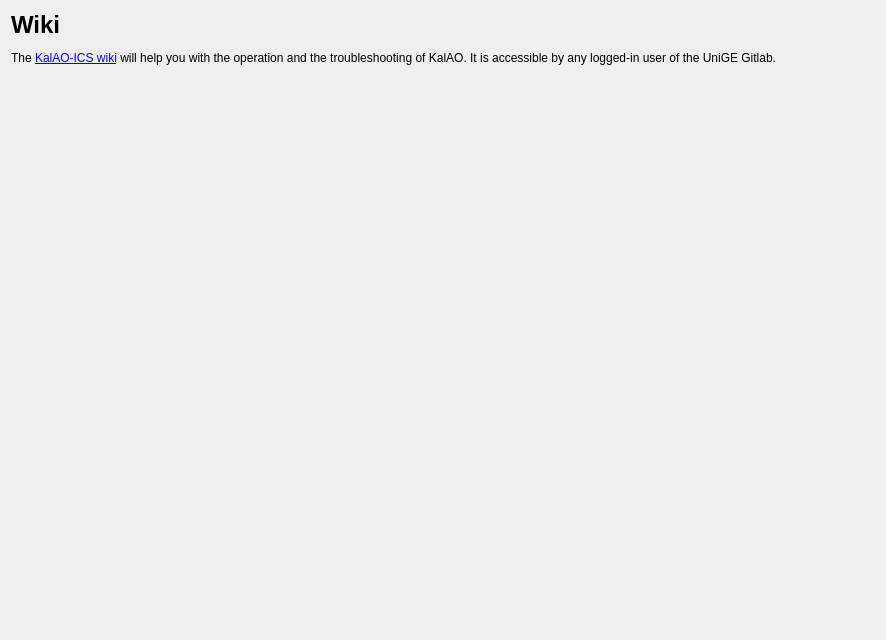
<?xml version="1.0" encoding="UTF-8"?>
<ui version="4.0">
 <class>HelpWidget</class>
 <widget class="QWidget" name="HelpWidget">
  <property name="geometry">
   <rect>
    <x>0</x>
    <y>0</y>
    <width>886</width>
    <height>640</height>
   </rect>
  </property>
  <property name="windowTitle">
   <string>Help - KalAO</string>
  </property>
  <layout class="QVBoxLayout" name="verticalLayout">
   <item alignment="Qt::AlignTop">
    <widget class="QLabel" name="label">
     <property name="text">
      <string>&lt;h1&gt;Wiki&lt;/h1&gt;
The &lt;a href=&quot;https://gitlab.unige.ch/kalao/kalao-ics/-/wikis/home&quot;&gt;KalAO-ICS wiki&lt;/a&gt; will help you with the operation and the troubleshooting of KalAO. It is accessible by any logged-in user of the UniGE Gitlab.</string>
     </property>
     <property name="wordWrap">
      <bool>true</bool>
     </property>
     <property name="openExternalLinks">
      <bool>true</bool>
     </property>
     <property name="textInteractionFlags">
      <set>Qt::LinksAccessibleByKeyboard|Qt::LinksAccessibleByMouse</set>
     </property>
    </widget>
   </item>
  </layout>
 </widget>
 <resources/>
 <connections/>
</ui>
